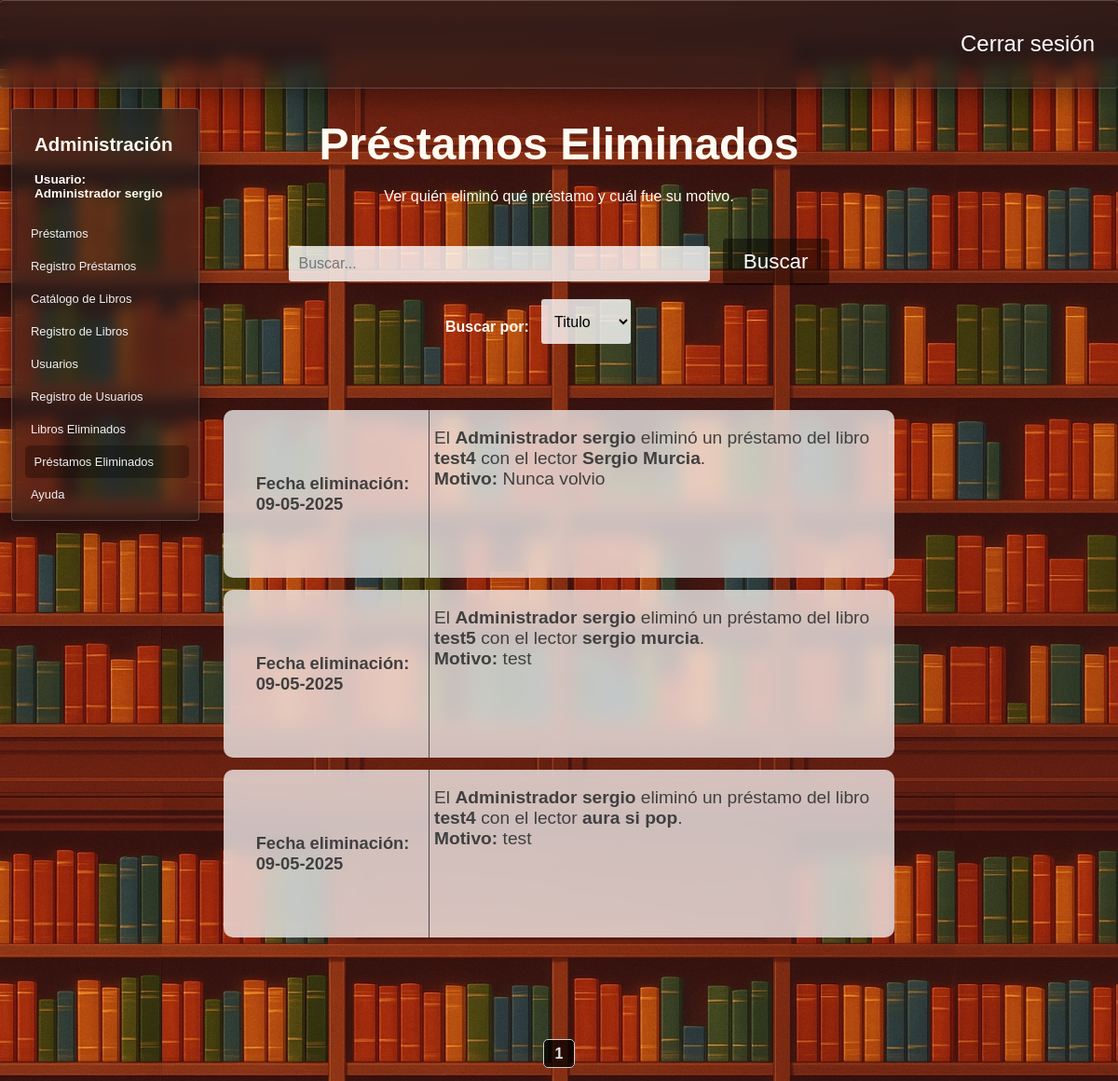
Page /prestamos_eliminados (signed in) on the committed database.
### tables this page shows
CREATE TABLE "Roles" (
	"id_rol"	INTEGER NOT NULL,
	"rol"	TEXT NOT NULL,
	PRIMARY KEY("id_rol" AUTOINCREMENT)
);

CREATE TABLE "Administradores" (
	"id_administrador"	INTEGER NOT NULL,
	"usuario"	TEXT NOT NULL,
	"contrasena"	TEXT NOT NULL,
	"telefono"	TEXT NOT NULL,
	"id_rol"	INTEGER NOT NULL,
	PRIMARY KEY("id_administrador" AUTOINCREMENT),
	FOREIGN KEY("id_rol") REFERENCES "Roles"("id_rol")
);

CREATE TABLE "prestamos_eliminados" (
	"id_administrador"	INTEGER NOT NULL,
	"id_prestamo"	INTEGER NOT NULL,
	"fecha"	DATE NOT NULL,
	"nombre_lector"	TEXT NOT NULL,
	"titulo"	TEXT NOT NULL,
	"motivo"	TEXT NOT NULL,
	FOREIGN KEY("id_administrador") REFERENCES "Administradores"("id_administrador"),
	FOREIGN KEY("id_prestamo") REFERENCES "Prestamos"("id_prestamo")
);

### app.py (the view)
@app.route("/prestamos_eliminados",methods = ["POST","GET"])
def prestamos_eliminados():
    if "usuario" not in session:
        return redirect("/") #Solo se puede acceder con session iniciada
    conexion = conexion_BD()
    query = conexion.cursor()
    pagina = request.args.get("page", 1, type=int) #Recibe el parametro de la URL llamado page
    prestamos_por_pagina = 10
    offset = (pagina - 1) * prestamos_por_pagina
    query.execute("select count(*) from prestamos_eliminados")
    total_prestamos = query.fetchone()[0]
    total_paginas = math.ceil(total_prestamos / prestamos_por_pagina)
    _query = (f"""select a.usuario,r.rol,strftime('%d-%m-%Y', pe.fecha),pe.nombre_lector,pe.titulo,pe.motivo from prestamos_eliminados pe
                        join Administradores a on pe.id_administrador = a.id_administrador
                        join roles r on a.id_rol =  r.id_rol
                        order by pe.fecha desc
                        limit {prestamos_por_pagina} offset {offset}""")
    query.execute(_query)
    prestamos_eliminados = query.fetchall()
    query.close()
    conexion.close()
    return render_template("prestamos_eliminados.html",prestamos_eliminados=prestamos_eliminados,pagina=pagina,total_paginas=total_paginas)

### config.py (called while the page is built)
def conexion_BD():
    return sqlite3.connect(DB_PATH)

### templates/prestamos_eliminados.html (shortened to what this page needs)
<!DOCTYPE html>
<html lang="es">
<head>
    <link rel="stylesheet" href="{{ url_for('static', filename='estilo_prestamos.css') }}">
    <link rel="stylesheet" href="{{ url_for('static', filename='barra_lateral.css') }}">
    <link rel="stylesheet" href="{{ url_for('static', filename='filtros.css') }}">
    <link rel="stylesheet" href="{{ url_for('static', filename='general.css') }}">
    <link rel="stylesheet" href="{{ url_for('static', filename='estilo_prestamos_eliminados.css') }}">
</head>
<body>
    <header>
        <div class="navbar fondo-cristal">
            <a href="{{ url_for('logout') }}">Cerrar sesión</a>
        </div>
    </header>
    <main>
        {% if ((session["rol"]) == "Administrador")%}
        <section class="barra-lateral fondo-cristal">
            <h2>Administración</h2>
            <h4>Usuario: <br>
            {{session["rol"]}}&nbsp;{{session["usuario"]}}</h4>
            <nav>
                <a href="{{ url_for('prestamos') }}">Préstamos </a>
                <a href="{{ url_for('registro_prestamos') }}">Registro Préstamos</a>
                <a href="{{ url_for('libros') }}">Catálogo de Libros </a>
                <a href="{{ url_for('insertar_libro') }}">Registro de Libros</a>
                {% if session["rol"] == "Administrador" %}
                <a href="{{ url_for('usuarios') }}">Usuarios</a>
                <a href="{{ url_for('registrar_usuarios') }}">Registro de Usuarios</a>
                <a href="{{ url_for('libros_eliminados') }}">Libros Eliminados</a>
                <a href="{{ url_for('prestamos_eliminados') }}" id="pagina-actual">Préstamos Eliminados</a>
                {% endif %}
                <a target="_blank" href="https://www.canva.com/design/DAGnUI0PU7M/cDvkG9fCgPKL4FTZee_YLQ/edit">Ayuda</a>
        </section>
        {% endif %}
        <div class="div-busqueda">
            <form class="frm-prestamos" action="/buscar_prestamo_eliminado" method="GET">
                <label for="buscar_prestamo_eliminado"><h1>Préstamos Eliminados</h1>Ver quién eliminó qué préstamo y cuál fue su motivo.</label><br><br><br>
                <input class="buscar-prestamo-eliminado" id="cuadro-busqueda" type="text" name="buscar_prestamo_eliminado" autocomplete="off" placeholder="Buscar...">&nbsp;&nbsp;
                <section class="menu-filtros">
                    <nav>
                        <section>
                            <h4> Buscar por: &nbsp;&nbsp;</h4>
                            <select name="filtro-busqueda" id="filtro-busqueda">
                                <option value="Titulo"
                                    >
                                    Titulo
                                </option>
                            </select>
                        </section>
                    </nav>
                </section>
                <button id="btn-buscar" type="submit">Buscar</button>
            </form>
        </div>
        <div class="contendor-prestamos">
            {% for prestamo in prestamos_eliminados %}
            <div class="prestamo">
                <span class="span-fechas">
                    <h2>Fecha eliminación: <br>{{prestamo[2]}}</h2>
                </span>
                <span id="span-info-prestamos">
                    <p> El <strong>{{prestamo[1]}}&nbsp;{{prestamo[0]}}</strong> eliminó un préstamo
                        del libro <strong>{{prestamo[4]}}</strong> con el lector <strong>{{prestamo[3]}}</strong>.
                    <br><strong>Motivo: </strong>{{prestamo[5]}}</p>
                </span>
            </div>
            {% endfor %}
            <br><br><br><br>
        </div>
        <div class="paginacion">
            {% for p in range(pagina - 1, pagina + 2) %}
                {% if 1 <= p <= total_paginas %}
                    {% if p == pagina %}
                        <strong>{{ p }}</strong>
                    {% else %}
                        <a href="{{ url_for('buscar_prestamo_eliminado', page=p, buscar_prestamo_eliminado=busqueda, filtro_busqueda=filtro_busqueda) }}">{{ p }}</a>
                    {% endif %}
                {% endif %}
            {% endfor %}
        </div>
    </main>
</body>
</html>

### static/estilo_prestamos.css (style rules this page uses)
body { background-image: url('img/libros-loop-v2.jpg'); background-size: cover; background-position: top; }
main { height: 100vh; display: flex; flex-direction: column; justify-content: center; align-items: center; color: #fffbf2; }
.contendor-prestamos { display: block; position: relative; width: 60%; height: auto; min-height: 90%; top: 50%; z-index: 0; margin: 2rem auto; }
.prestamo { background-color: rgba(255, 255, 255, 0.721); backdrop-filter: blur(10px); display: flex; width: 100%; height: 25%; border-radius: 10px; margin-bottom: .8rem; color: #4a4a4a; transition: 0.3s ease-in-out; }
.span-fechas { position: relative; display: flex; width: 25%; min-width: 220px; flex-direction: column; justify-content: center; border-top-left-radius: 10px; border-bottom-left-radius: 10px; font-size: 52%; }
#span-info-prestamos { position: relative; display: flex; width: 30%; flex-direction:column; justify-content: flex-end; }
form select, form input { padding: 10px; font-size: 1rem; border-radius: 3px; border: none; background-color: rgba(255, 255, 255, 0.8); color: black; }
form select { height: 3rem; }
.div-busqueda { text-align: center; position: absolute; top: 5rem; height: 40%; width: 60%; padding: 15px; border-radius: 4px; }
#cuadro-busqueda { width: 60%; }

### static/barra_lateral.css (style rules this page uses)
.barra-lateral { position: absolute; width: 15%; height: auto; left: 1%; top: 10%; padding: 10px; }
.barra-lateral nav { margin-top: 10%; }
.barra-lateral nav a { padding: 10px; color: #efefef; text-decoration: none; display: block; font-size: 1.4rem; transition: 0.2s ease-in-out; border-radius: 5px; }
.barra-lateral h4, .barra-lateral h2 { margin-left: 14px; }
#pagina-actual { background-color: rgba(0, 0, 0, 0.294); margin-left: 2%; }
@media (max-width: 1280px) { .barra-lateral { font-size: 85%; } }
@media (max-width: 1280px) { .barra-lateral nav a { font-size: 95%; } }

### static/filtros.css (style rules this page uses)
.menu-filtros { position: absolute; display: flex; width: 100%; }
.menu-filtros nav { margin-top: 2%; display: flex; width: 90%; justify-content: space-evenly; }
h2 { margin-left: 14px; }
.menu-filtros nav section { display: flex; }

### static/general.css (style rules this page uses)
body { margin: 0; padding: 0; font-family: Arial, sans-serif; }
h1 { font-size: 3rem; margin-bottom: 20px; }
#btn-registrar, #btn-buscar, #btn-catalogo, #btn-login, #btn-registrar-prestamo { text-decoration: none; color: white; background-color: #00000071; padding: 12px 22px; font-size: 1.4rem; border: none; border-radius: 4px; transition: background-color 0.2s ease-in-out; }
.navbar { background-color: #00000071; width: 100%; height: 8%; position: absolute; top: 0px; display: flex; align-items: center; justify-content: flex-end; border-left: none !important; border-right: none !important; }
.navbar a { text-decoration: none; color: white; padding: 25px; font-size: 1.5rem; transition: 0.1s ease-in; border-radius: 4px; }
.fondo-cristal { background: linear-gradient(rgba(31,31,31,0.6),rgba(31,31,31,0.45)); backdrop-filter: blur(8px); box-shadow: 0 8px 32px 0 rgba(0,0,0,0.37); border: solid 1px rgba(255, 255, 255, 0.21); border-radius: 4px; }
.paginacion { position: fixed; text-align: center; margin: 20px; width: 100%; bottom: 0; z-index: 1; }
.paginacion a, .paginacion strong { margin: 0 5px; padding: 6px 12px; text-decoration: none; border: 1px solid #ccc; border-radius: 5px; color: #e5e5e5; background-color: #0000003a; transition: 0.2s ease-in-out; }
.paginacion strong { font-weight: bold; background-color: #000000ba; }

### static/estilo_prestamos_eliminados.css (style rules this page uses)
.prestamo { color:#404040; }
#span-info-prestamos { padding-left: 5px; max-width: 660px; width: auto; font-size: 120%; justify-content: flex-start; }
.span-fechas { align-items: center; width: 25%; border-right: solid 1px #4a4a4a; }
.span-fechas h2 { font-size: 220% !important; }

### rows in the picture
Roles: rol "Administrador"
Administradores: usuario "sergio"
prestamos_eliminados: fecha "09-05-2025", rol "Administrador", usuario "sergio", titulo "test4", nombre_lector "Sergio Murcia", motivo "Nunca volvio"
prestamos_eliminados: fecha "09-05-2025", rol "Administrador", usuario "sergio", titulo "test5", nombre_lector "sergio murcia", motivo "test"
prestamos_eliminados: fecha "09-05-2025", rol "Administrador", usuario "sergio", titulo "test4", nombre_lector "aura si pop", motivo "test"

### other values in the picture
{{ p }} "1"
